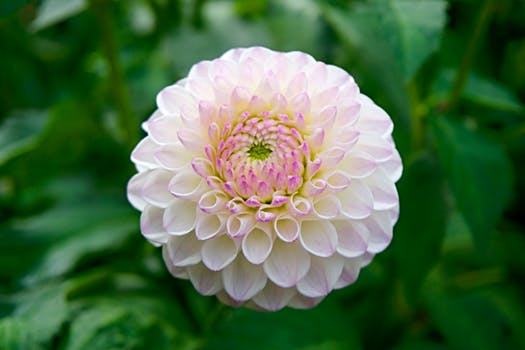
#> input picture NumericalAnalysis/EdgeDetection/test_image.jpg, 525 x 350 px
$ jupyter execute Canny.ipynb   (shell and % lines are left out)   (older library calls are emulated)
#> lines starting #> are read from the running program, lines starting #| are printed output that depends on the picture; after the words box and inside, x2 and y2 are one past the last pixel; in counts of white or black regions, pixels touching at a corner belong together
[cell 1]
from scipy.signal import convolve2d
from scipy import misc
import matplotlib.pyplot as plt
import numpy as np
import sys
sys.setrecursionlimit(1000000000)

[cell 2]
def gaussian_filter(kernel_size=(5,5), standard_deviation=1.4, normalize=True):
    res = np.zeros(shape=kernel_size)
    centerI = ( kernel_size[0] - 1 ) / 2
    centerJ = ( kernel_size[1] - 1 ) / 2
    for i in range(kernel_size[0]):
        for j in range(kernel_size[1]):
            res[i][j] = np.exp( -( (i - centerI)**2. + (j - centerJ)**2. ) / ( 2. * standard_deviation**2. )) \
                        / ( 2. * np.pi * standard_deviation**2. )

    if normalize:
        res /= np.sum(res)
    return res

def smooth_gaussian(input_image):
    return convolve2d(input_image, gaussian_filter(), mode='same')

[cell 3]
class EdgeDetector(object):
    def __init__(self, smooth_image=None):
        self.smooth_image = smooth_image

    def detect_edges(self, input_image):
        raise NotImplementedError('Please implement this method')

[cell 4]
class OperatorEdgeDetector(EdgeDetector):
    def __init__(self, filterX, filterY, smooth_image=smooth_gaussian):
        super().__init__(smooth_image=smooth_image)
        self.filterX = filterX
        self.filterY = filterY

    def get_gradients(self, input_image):
        gradX = convolve2d(input_image, self.filterX, mode='same')
        gradY = convolve2d(input_image, self.filterY, mode='same')
        return gradX, gradY

    def detect_edges(self, input_image):
        if self.smooth_image is not None:
            input_image = self.smooth_image(input_image)

        gradX, gradY = self.get_gradients(input_image)
        result = np.sqrt( np.power(gradX, 2) + np.power(gradY, 2) )
        return result

[cell 5]
class SobelEdgeDetector(OperatorEdgeDetector):
    def __init__(self, smooth_image=smooth_gaussian):
        filterX = np.array([[-1, 0, 1],
                            [-2, 0, 2],
                            [-1, 0, 1]], dtype=np.float32)
        filterY = np.array([[-1, -2, -1],
                            [0, 0, 0],
                            [1, 2, 1]], dtype=np.float32)
        super().__init__(filterX=filterX, filterY=filterY, smooth_image=smooth_image)

[cell 6]
class PrewittEdgeDetector(OperatorEdgeDetector):
    def __init__(self, smooth_image=smooth_gaussian):
        filterX = np.array([[-1, 0, 1],
                            [-1, 0, 1],
                            [-1, 0, 1]], dtype=np.float32)
        filterY = np.array([[-1, -1, -1],
                            [0, 0, 0],
                            [1, 1, 1]], dtype=np.float32)
        super().__init__(filterX=filterX, filterY=filterY, smooth_image=smooth_image)

[cell 7]
class RobertsEdgeDetector(OperatorEdgeDetector):
    def __init__(self, smooth_image=smooth_gaussian):
        filterX = np.array([[-1, 0],
                            [0, 1]], dtype=np.float32)
        filterY = np.array([[0, -1],
                            [1, 0]], dtype=np.float32)
        super().__init__(filterX=filterX, filterY=filterY, smooth_image=smooth_image)

[cell 8]
class CannyEdgeDetector(EdgeDetector):
    def __init__(self,
                 smooth_image=smooth_gaussian,
                 gradient_calculator=SobelEdgeDetector(),
                 threshold_low=70,
                 threshold_high=200):
        super().__init__(smooth_image)
        self.gradient_calculator = gradient_calculator
        self.threshold_low = threshold_low
        self.threshold_high = threshold_high


    def filter_necessary(self, i, j, result, used, gradient, angle):
        def is_largest(cur_i, cur_j, neighbours):
            def is_larger(cur_i, cur_j, item_i, item_j):
                if item_i < 0 or item_i >= len(gradient):         return True
                if item_j < 0 or item_j >= len(gradient[item_i]): return True
                return gradient[cur_i][cur_j] >= gradient[item_i][item_j]

            return all([ is_larger(cur_i, cur_j, item_i, item_j) for (item_i, item_j) in neighbours])


        def update_result(cur_i, cur_j, neighbours):
            if is_largest(cur_i, cur_j, neighbours):   result[i][j] = 255
            else:                                      result[i][j] = 0

        if i < 0 or i >= len(result):    return
        if j < 0 or j >= len(result[i]): return
        if used[i][j]:                   return
        used[i][j] = True

        if self.threshold_low <= result[i][j] <= self.threshold_high:
            if angle[i][j] == 0:          update_result(i, j, [(i, j-1), (i, j+1)])
            if angle[i][j] == np.pi/4:    update_result(i, j, [(i-1, j+1), (i+1, j-1)])
            if angle[i][j] == np.pi/2:    update_result(i, j, [(i-1, j), (i+1, j)])
            if angle[i][j] == np.pi*3/4:  update_result(i, j, [(i, j+1), (i+1, j+1)])

        if result[i][j] == 255:
            self.filter_necessary(i+1, j, result, used, gradient, angle)
            self.filter_necessary(i-1, j, result, used, gradient, angle)
            self.filter_necessary(i, j+1, result, used, gradient, angle)
            self.filter_necessary(i, j-1, result, used, gradient, angle)

    def detect_edges(self, input_image):
        if self.smooth_image is not None:
            input_image = self.smooth_image(input_image)

        gradX, gradY = self.gradient_calculator.get_gradients(input_image)
        gradient = np.sqrt( np.power(gradX, 2), np.power(gradY, 2) )
        result = np.copy(gradient)
        angle = np.arctan2(gradY, gradX)

        def normalize_angle(val):
            val = val if val > 0 else val + 2*np.pi
            val = min([np.pi*0/4, np.pi*1/4, np.pi*2/4, np.pi*3/4,
                                   np.pi*4/4, np.pi*5/4, np.pi*6/4, np.pi*7/4,
                                   np.pi*8/4], key=lambda x: abs(x-val))
            if val == np.pi*2 or val == np.pi: val = 0
            if val > np.pi: val -= np.pi
            return val

        for i in range(len(angle)):
            for j in range(len(angle[i])):
                angle[i][j] = normalize_angle( angle[i][j] )

        idx = result[:,:] > self.threshold_high
        result[idx] = 255
        idx = result[:,:] < self.threshold_low
        result[idx] = 0

        used = np.zeros(shape=gradient.shape)
        for i in range(len(used)):
            for j in range(len(used[i])):
                if result[i][j] == 255:
                    self.filter_necessary(i, j, result, used, gradient, angle)

        idx = result[:,:] != 255
        result[idx] = 0
        return result

[cell 9]
img = misc.imread('./test_image.jpg', mode='L')
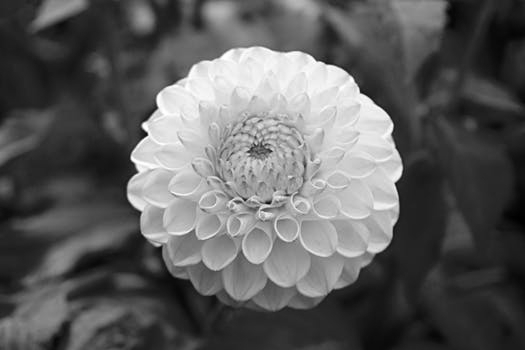
#> img: shape (350, 525); min 0, max 255, mean 93.7
plt.imshow(img, cmap='gray')

[cell 10]
canny = CannyEdgeDetector(threshold_high=150, threshold_low=70)
out = canny.detect_edges(img)
#> in get_gradients, `gradX = convolve2d(input_image, self.filterX, mode='same')`:
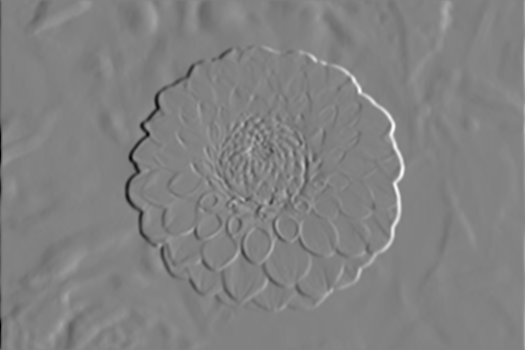
#> gradX: shape (350, 525) float64; min -443.1, max 426.9, mean 0.1; drawn with min black and max white
#> in detect_edges, `gradient = np.sqrt( np.power(gradX, 2), np.power(gradY, 2) )`:
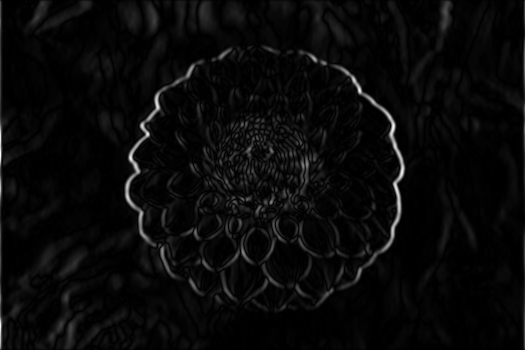
#> gradient: shape (350, 525) float64; min 0, max 443.1, mean 16.8; drawn with min black and max white
#> in detect_edges, `angle = np.arctan2(gradY, gradX)`:
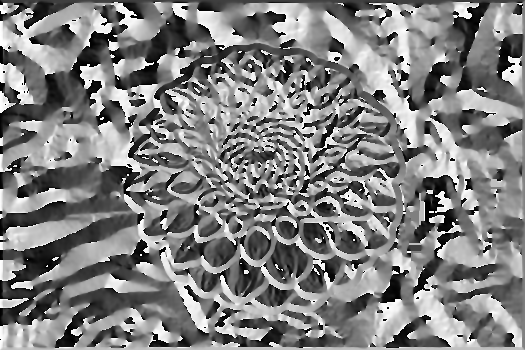
#> angle: shape (350, 525) float64; min -3.14, max 3.14, mean 0.0379; drawn with min black and max white
#> the loop in detect_edges, `for i in range(len(angle)):` made 350 passes
#> after the loop in detect_edges, `for i in range(len(angle)):`:
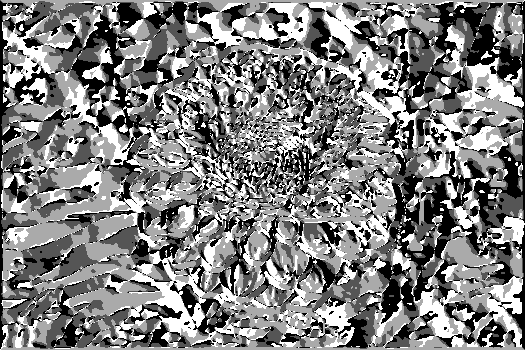
#> angle: shape (350, 525) float64; min 0, max 2.36, mean 1.18; drawn with min black and max white
#> in detect_edges, `idx = result[:,:] > self.threshold_high`:
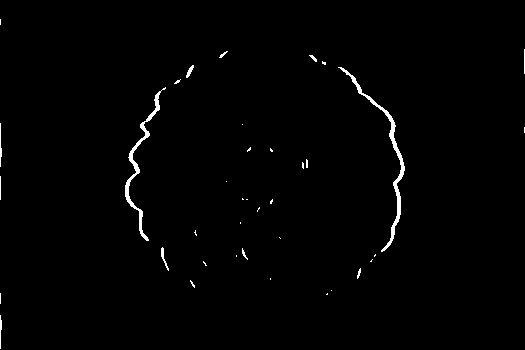
#> idx: shape (350, 525) bool; 1% white; 38 white regions (26 under 20 px), largest, box (x1, y1, x2, y2) and area: (338, 67, 405, 252) 779, (125, 87, 166, 241) 635, (161, 247, 169, 271) 55
#> in detect_edges, `result[idx] = 255`:
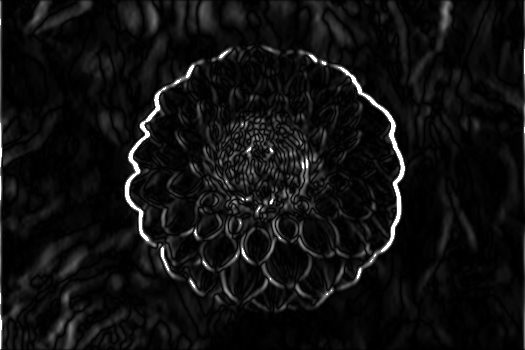
#> result: shape (350, 525) float64; 1.05% of pixels changed, all inside (x1, y1, x2, y2) = (0, 19, 525, 349)
#> in detect_edges, `idx = result[:,:] < self.threshold_low`: idx: shape (350, 525) bool; 96.3% white; 213 black regions (153 under 20 px), largest, box (x1, y1, x2, y2) and area: (332, 65, 405, 289) 1307, (124, 60, 203, 247) 1132, (0, 0, 2, 208) 275
#> in detect_edges, `idx = result[:,:] != 255`:
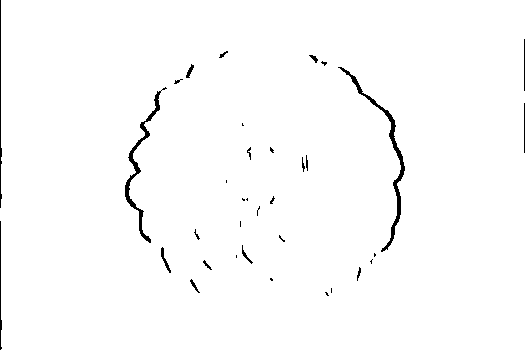
#> idx: shape (350, 525) bool; 98.6% white; 35 black regions (17 under 20 px), largest, box (x1, y1, x2, y2) and area: (338, 67, 405, 252) 814, (125, 87, 167, 243) 678, (0, 0, 2, 208) 225
plt.imshow(out, cmap='gray')

[cell 11]
sobel = SobelEdgeDetector()
out = sobel.detect_edges(img)
plt.imshow(out, cmap='gray')

[cell 12]
roberts = RobertsEdgeDetector()
out = roberts.detect_edges(img)
#> in get_gradients (call 3), `gradY = convolve2d(input_image, self.filterY, mode='same')`:
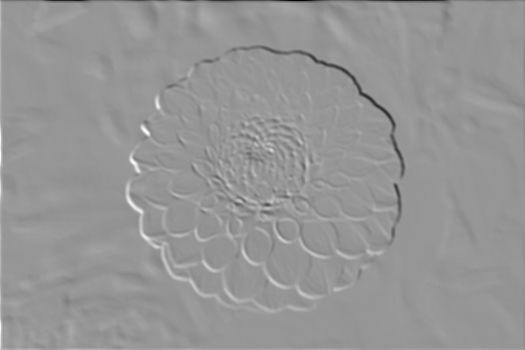
#> gradY: shape (350, 525) float64; min -118.2, max 82.53, mean -0.1; drawn with min black and max white
#> in detect_edges (call 2), `result = np.sqrt( np.power(gradX, 2) + np.power(gradY, 2) )`:
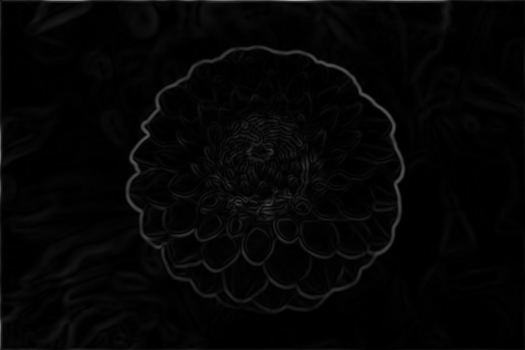
#> result: shape (350, 525) float64; min 0, max 167, mean 5.3
plt.imshow(out, cmap='gray')

[cell 13]
prewitt = PrewittEdgeDetector()
out = prewitt.detect_edges(img)

$ run again, with NumericalAnalysis/EdgeDetection/cman.jpg copied over NumericalAnalysis/EdgeDetection/test_image.jpg
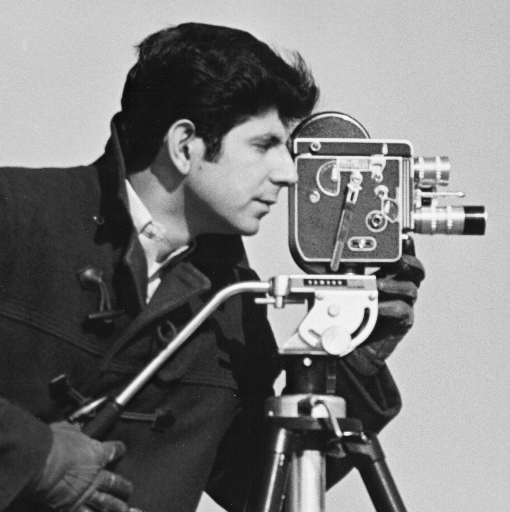
#> input picture NumericalAnalysis/EdgeDetection/cman.jpg, 510 x 512 px
#> img is the input picture: shape (512, 510); min 8, max 252, mean 122.7
#> the loop in detect_edges, `for i in range(len(angle)):` made 512 passes
#> in detect_edges, `idx = result[:,:] != 255`:
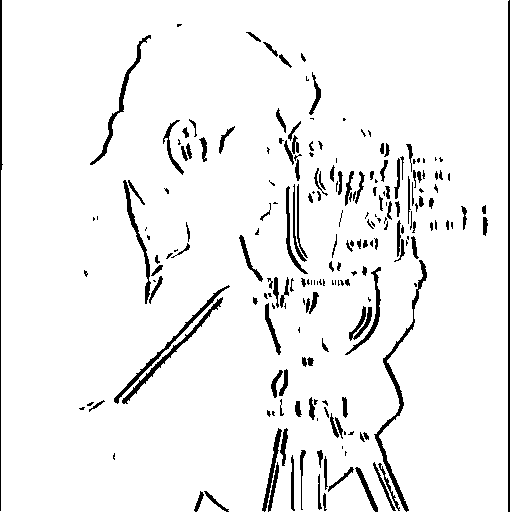
#> idx: shape (512, 510) bool; 94.2% white; 211 black regions (85 under 20 px), largest, box (x1, y1, x2, y2) and area: (374, 260, 427, 512) 1092, (508, 0, 510, 512) 1023, (0, 0, 3, 511) 682
#> in detect_edges (call 2), `result = np.sqrt( np.power(gradX, 2) + np.power(gradY, 2) )`:
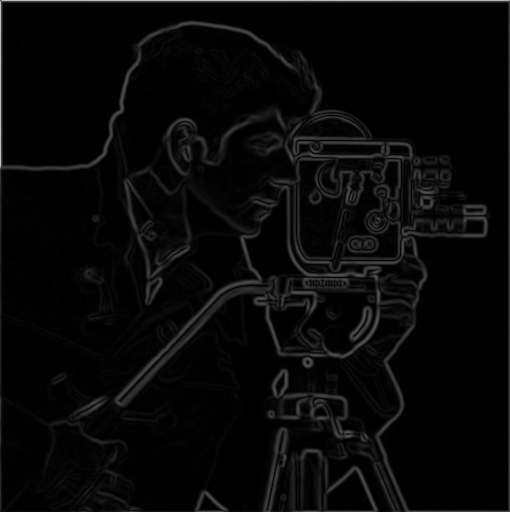
#> result: shape (512, 510) float64; min 0.00398, max 195.6, mean 8.2
